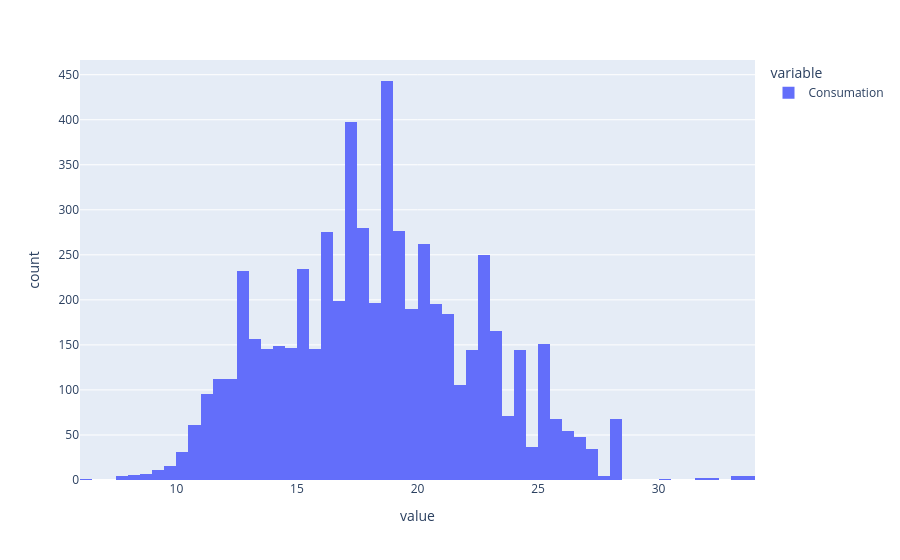

The cell this chart's notebook holds for it:
### Code cell
px.histogram(data['Consumation'])

### Figure 1 — Plotly figure (JSON) as saved in the notebook; plotly's stock layout.template omitted (floating-point values rounded to 4 significant figures; data arrays with more than 128 entries replaced by an {"elided": "..."} marker saying what was removed)
{"data": [{"bingroup": "x", "hovertemplate": "variable=Consumation<br>value=%{x}<br>count=%{y}<extra></extra>", "legendgroup": "Consumation", "marker": {"color": "#636efa", "pattern": {"shape": ""}}, "name": "Consumation", "orientation": "v", "showlegend": true, "type": "histogram", "x": {"elided": "5919 float values"}, "xaxis": "x", "yaxis": "y"}], "layout": {"barmode": "relative", "legend": {"title": {"text": "variable"}, "tracegroupgap": 0}, "margin": {"t": 60}, "xaxis": {"anchor": "y", "domain": [0, 1], "title": {"text": "value"}}, "yaxis": {"anchor": "x", "domain": [0, 1], "title": {"text": "count"}}}}
